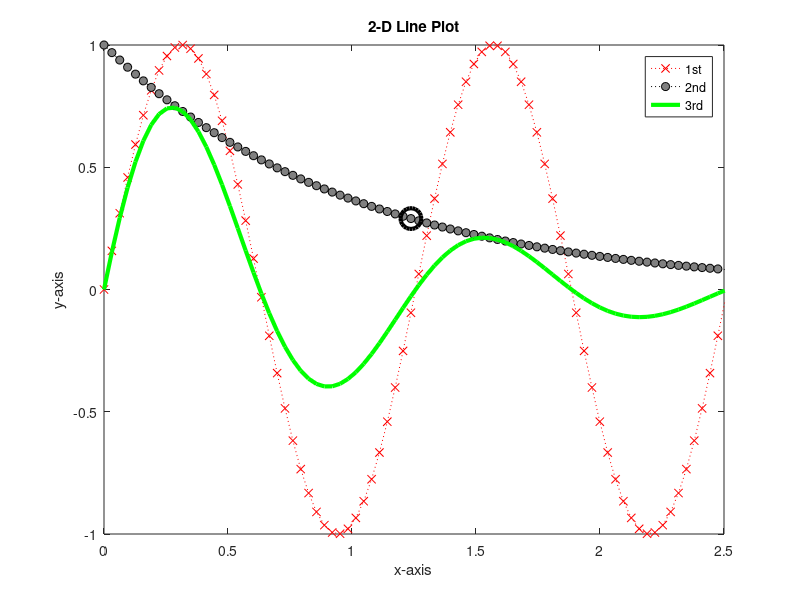

Write MATLAB code to recreate this figure.
%plot Sin(5x) and Exp(x) from x=0:2pi using 100 samples
%define the x values
x = linspace(0,pi,100);
y1 = sin(5*x);
y2 = exp(-x);
prod=y1.*y2;
%plot the Sin with a red dotted line and x markers
figure
plot(x,y1,':rx')
hold on

% Use Name,Value pairs to specify the line width, marker size, and marker colors.
plot(x,y2,':ko','MarkerFaceColor',[0.5,0.5,0.5]) %set the marker face color using an RGB color value.
plot(x,prod,'-g','LineWidth',3)

%mark the point x(40),y1(40) with a black o marker and the following properties 'LineWidth',3, 'MarkerSize',15,'MarkerEdgeColor','k'
plot(x(40),y2(40),'-ko','LineWidth',3,'MarkerSize',15,'MarkerEdgeColor','k')

hold off

%add annotations: title, axis descriptions and legends
title('2-D Line Plot')
xlabel('x-axis')
ylabel('y-axis')
legend('1st','2nd','3rd')

%set the x-axis limits to [0:2.5]
xlim([0 2.5])